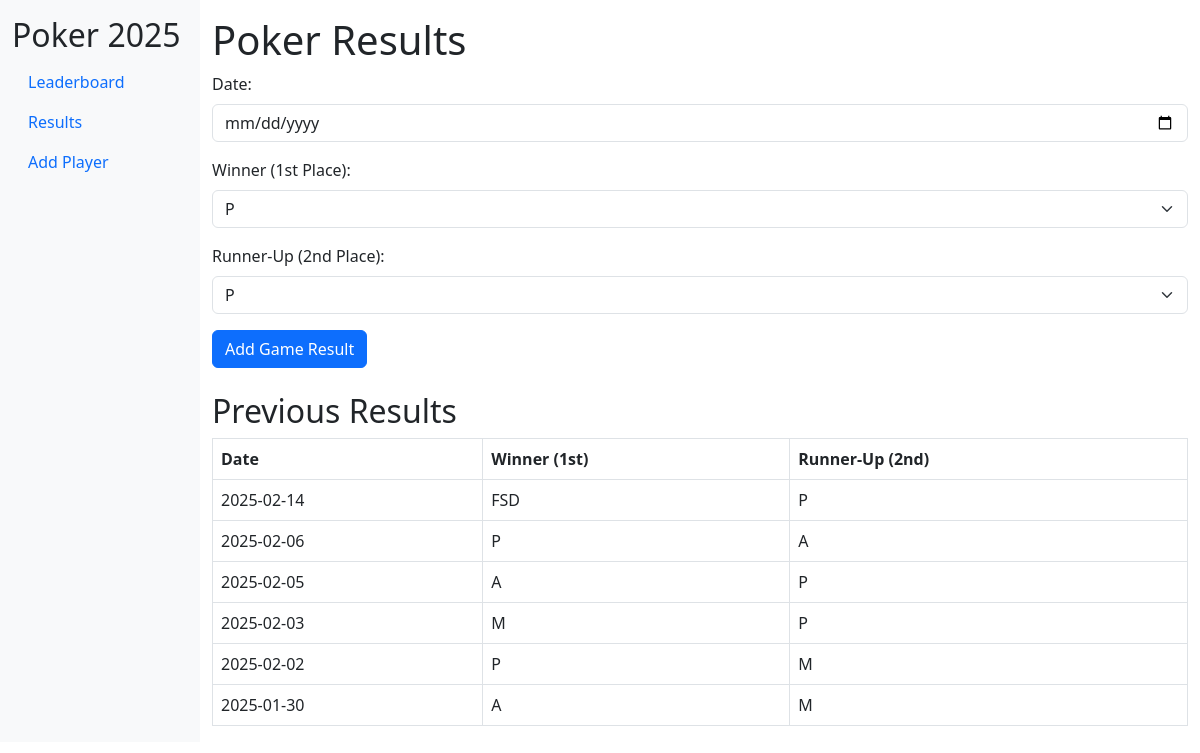
The page / on the database its author committed.
### tables this page shows
CREATE TABLE results (
    id INTEGER PRIMARY KEY AUTOINCREMENT,
    date TEXT NOT NULL,
    winner_id INTEGER NOT NULL,
    winner_position INTEGER NOT NULL CHECK (winner_position = 1),
    runner_up_id INTEGER NOT NULL,
    runner_up_position INTEGER NOT NULL CHECK (runner_up_position = 2),
    FOREIGN KEY(winner_id) REFERENCES players(id),
    FOREIGN KEY(runner_up_id) REFERENCES players(id)
);

CREATE TABLE players (
    id INTEGER PRIMARY KEY AUTOINCREMENT,
    name TEXT NOT NULL UNIQUE
);

### app.py (the view)
@app.route('/')
def index():
    conn = sqlite3.connect('poker.db')
    cursor = conn.cursor()
    cursor.execute('SELECT * FROM players')
    players = cursor.fetchall()
    cursor.execute('''
    SELECT results.date,
           winner.name AS winner_name,
           runner_up.name AS runner_up_name,
           winner_points.points AS winner_points,
           runner_up_points.points AS runner_up_points
    FROM results
    JOIN players AS winner ON results.winner_id = winner.id
    JOIN players AS runner_up ON results.runner_up_id = runner_up.id
    JOIN position_points AS winner_points ON results.winner_position = winner_points.position
    JOIN position_points AS runner_up_points ON results.runner_up_position = runner_up_points.position
    ORDER BY results.date DESC
    ''')
    results = cursor.fetchall()
    conn.close()
    return render_template('index.html', players=players, results=results)

### templates/index.html (shortened to what this page needs)
<!DOCTYPE html>
<html lang="en">
<head>
    <link href="https://cdn.jsdelivr.net/npm/bootstrap@5.3.0/dist/css/bootstrap.min.css" rel="stylesheet">
</head>
<body>
    <div class="container-fluid">
        <div class="row">
            <div class="col-md-2 bg-light sidebar">
                <h2 class="mt-3">Poker 2025</h2>
                <ul class="nav flex-column">
                    <li class="nav-item">
                        <a class="nav-link" href="/leaderboard">Leaderboard</a>
                    </li>
                    <li class="nav-item">
                        <a class="nav-link active" href="/">Results</a>
                    </li>
                    <li class="nav-item">
                        <a class="nav-link" href="/add_player">Add Player</a>
                    </li>
                </ul>
            </div>
            <div class="col-md-10">
                <h1 class="mt-3">Poker Results</h1>
                <form action="/add" method="post" class="mb-4">
                    <div class="mb-3">
                        <label for="date" class="form-label">Date:</label>
                        <input type="date" id="date" name="date" class="form-control" required>
                    </div>
                    <div class="mb-3">
                        <label for="winner" class="form-label">Winner (1st Place):</label>
                        <select id="winner" name="winner" class="form-select" required>
                            {% for player in players %}
                            <option value="{{ player[0] }}">{{ player[1] }}</option>
                            {% endfor %}
                        </select>
                    </div>
                    <div class="mb-3">
                        <label for="runner_up" class="form-label">Runner-Up (2nd Place):</label>
                        <select id="runner_up" name="runner_up" class="form-select" required>
                            {% for player in players %}
                            <option value="{{ player[0] }}">{{ player[1] }}</option>
                            {% endfor %}
                        </select>
                    </div>
                    <button type="submit" class="btn btn-primary">Add Game Result</button>
                </form>
                <h2>Previous Results</h2>
                <table class="table table-bordered">
                    <thead>
                        <tr>
                            <th>Date</th>
                            <th>Winner (1st)</th>
                            <th>Runner-Up (2nd)</th>
                        </tr>
                    </thead>
                    <tbody>
                        {% for result in results %}
                        <tr>
                            <td>{{ result[0] }}</td>
                            <td>{{ result[1] }}</td>
                            <td>{{ result[2] }}</td>
                        </tr>
                        {% endfor %}
                    </tbody>
                </table>
            </div>
        </div>
    </div>
</body>
</html>

### rows shown on the page
results: date "2025-02-14", name "FSD", name "P"
results: date "2025-02-06", name "P", name "A"
results: date "2025-02-05", name "A", name "P"
results: date "2025-02-03", name "M", name "P"
results: date "2025-02-02", name "P", name "M"
results: date "2025-01-30", name "A", name "M"

### other values the page prints
form field winner "P"
form field runner_up "P"
